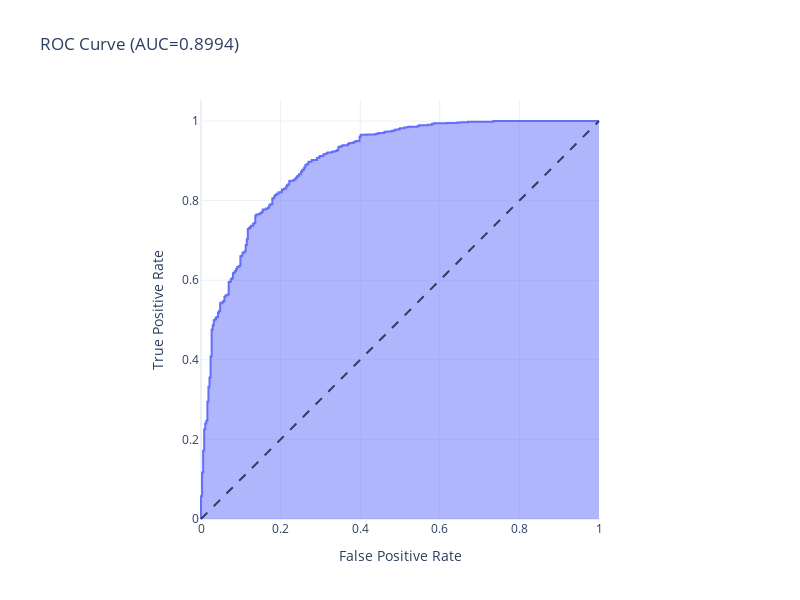
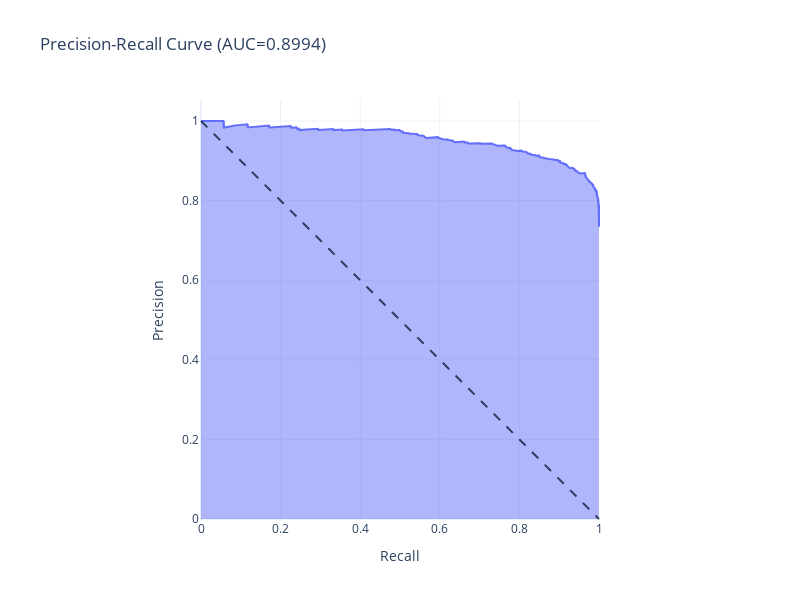

Notebook cell for these charts, in order:
### Markdown cell above
# ROC AUC Curve - RandomForestClassifier

### Code cell
target_score = forest_clf.predict_proba(features_valid)[:, 1]

fpr, tpr, thresholds = roc_curve(target_valid, target_score)

fig = px.area(
    x=fpr, y=tpr,
    title=f'ROC Curve (AUC={auc(fpr, tpr):.4f})',
    labels=dict(x='False Positive Rate', y='True Positive Rate'),
    width=800, height=600
)
fig.add_shape(
    type='line', line=dict(dash='dash'),
    x0=0, x1=1, y0=0, y1=1
)

fig.update_yaxes(scaleanchor="x", scaleratio=1)
fig.update_xaxes(constrain='domain')
fig.update_layout(showlegend=False)
fig.show()

precision, recall, thresholds = precision_recall_curve(target_valid, target_score)

fig = px.area(
    x=recall, y=precision,
    title=f'Precision-Recall Curve (AUC={auc(fpr, tpr):.4f})',
    labels=dict(x='Recall', y='Precision'),
    width=800, height=600
)
fig.add_shape(
    type='line', line=dict(dash='dash'),
    x0=0, x1=1, y0=1, y1=0
)
fig.update_yaxes(scaleanchor="x", scaleratio=1)
fig.update_xaxes(constrain='domain')
fig.update_layout(showlegend=False)
fig.show()

### Figure 1 — Plotly figure (JSON) as saved in the notebook; plotly's stock layout.template omitted (floating-point values rounded to 4 significant figures; data arrays with more than 128 entries replaced by an {"elided": "..."} marker saying what was removed)
{"data": [{"fillpattern": {"shape": ""}, "hovertemplate": "False Positive Rate=%{x}<br>True Positive Rate=%{y}<extra></extra>", "legendgroup": "", "line": {"color": "#636efa"}, "marker": {"symbol": "circle"}, "mode": "lines", "name": "", "orientation": "v", "showlegend": false, "stackgroup": "1", "type": "scatter", "x": {"elided": "292 float values"}, "xaxis": "x", "y": {"elided": "292 float values"}, "yaxis": "y"}], "layout": {"height": 600, "legend": {"tracegroupgap": 0}, "shapes": [{"line": {"dash": "dash"}, "type": "line", "x0": 0, "x1": 1, "y0": 0, "y1": 1}], "showlegend": false, "title": {"text": "ROC Curve (AUC=0.8994)"}, "width": 800, "xaxis": {"anchor": "y", "constrain": "domain", "domain": [0, 1], "title": {"text": "False Positive Rate"}}, "yaxis": {"anchor": "x", "domain": [0, 1], "scaleanchor": "x", "scaleratio": 1, "title": {"text": "True Positive Rate"}}}}

### Figure 2 — Plotly figure (JSON) as saved in the notebook; plotly's stock layout.template omitted (floating-point values rounded to 4 significant figures; data arrays with more than 128 entries replaced by an {"elided": "..."} marker saying what was removed)
{"data": [{"fillpattern": {"shape": ""}, "hovertemplate": "Recall=%{x}<br>Precision=%{y}<extra></extra>", "legendgroup": "", "line": {"color": "#636efa"}, "marker": {"symbol": "circle"}, "mode": "lines", "name": "", "orientation": "v", "showlegend": false, "stackgroup": "1", "type": "scatter", "x": {"elided": "1394 float values"}, "xaxis": "x", "y": {"elided": "1394 float values"}, "yaxis": "y"}], "layout": {"height": 600, "legend": {"tracegroupgap": 0}, "shapes": [{"line": {"dash": "dash"}, "type": "line", "x0": 0, "x1": 1, "y0": 1, "y1": 0}], "showlegend": false, "title": {"text": "Precision-Recall Curve (AUC=0.8994)"}, "width": 800, "xaxis": {"anchor": "y", "constrain": "domain", "domain": [0, 1], "title": {"text": "Recall"}}, "yaxis": {"anchor": "x", "domain": [0, 1], "scaleanchor": "x", "scaleratio": 1, "title": {"text": "Precision"}}}}
